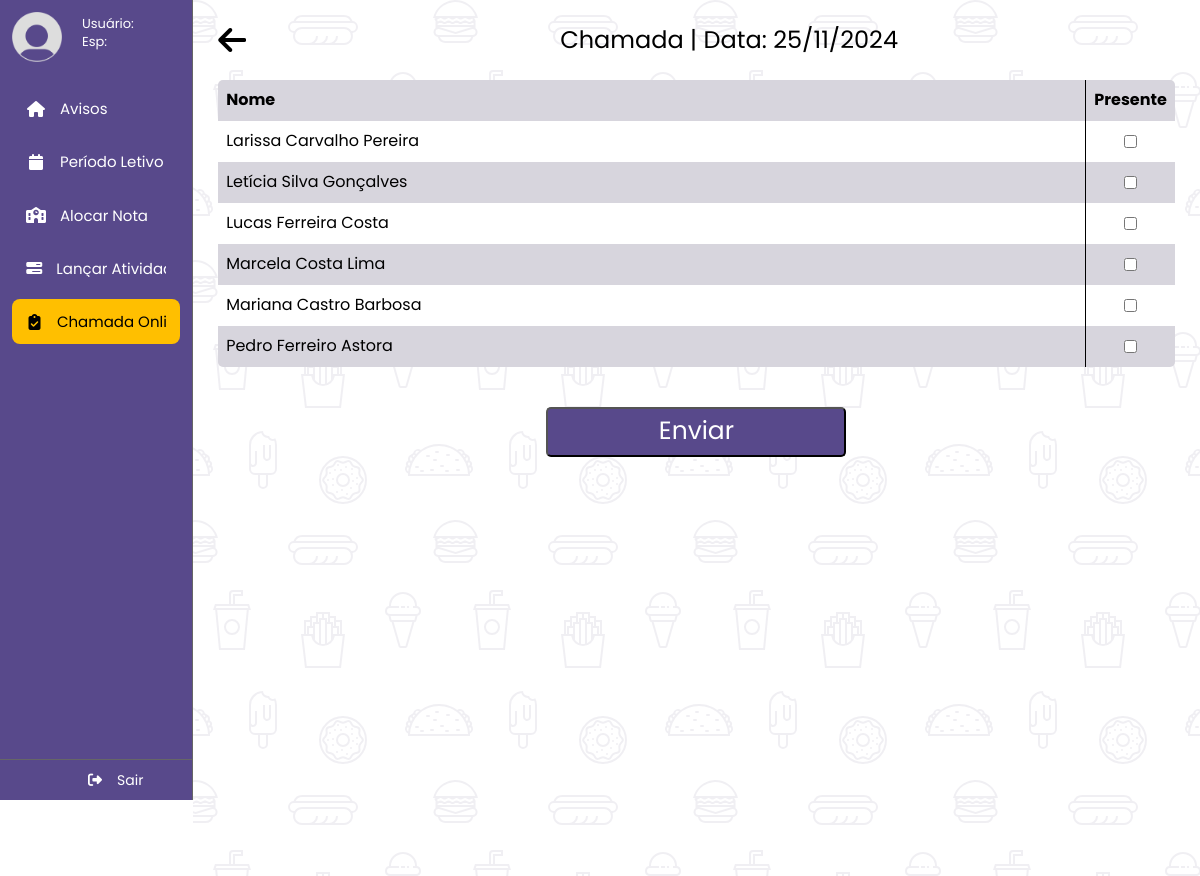
The app's page /professor/professor.php?pagina=professor-chamada-lista&turma=D4 with its own data.
### tables this page shows
CREATE TABLE `tb_usuarios` (
  `usuario` varchar(30) NOT NULL,
  `senha` varchar(30) NOT NULL,
  `divisao` varchar(10) NOT NULL,
  `nome` varchar(60) NOT NULL
);

### professor/professor-chamada-lista.php (the view, shortened to what this page needs)
<?php
  include "../database.php";
  $turma_chamada = $_GET["turma"];
  $sql = "SELECT * FROM tb_usuarios ORDER BY nome ASC";
  $result = mysqli_query($conn, $sql);
  $data_atual = date("d/m/Y");
?>
<head>
  <link rel="stylesheet" href="styles/professor-chamada-lista.css">
</head>
<main>
  <div class="main-content">
    <div class="topside-div">
      <div class="topside-content">
        <div class="chamada-botao">
          <a href="professor.php?pagina=professor-chamada">
            <i class="fa-solid fa-arrow-left"></i>
          </a>
        </div>
        <div class="chamada-titulo">
          <p><?php echo "Chamada | Data: {$data_atual}"; ?></p>
        </div>
      </div>
    </div>
    <div class="bottomside-div">
      <div class="table-div">
        <table>
          <tr>
            <th>Nome</th>
            <th class="td-input">Presente</th>
          </tr>
          <?php
            if (mysqli_num_rows($result) > 0)
            {
              while ($row = mysqli_fetch_assoc($result))
              {
                if ($row["divisao"] == "aluno")
                {
                  $aluno_sql = "SELECT * FROM tb_aluno WHERE usuario = '{$row["usuario"]}' AND turma = '{$turma_chamada}' ";
                  $aluno_result = mysqli_query($conn, $aluno_sql);
                  $aluno_row = mysqli_fetch_assoc($aluno_result);
                  if ($aluno_row["usuario"] == $row["usuario"])
                  {
                    echo
                    "
                      <tr>
                        <td class='td-nome'>{$row["nome"]}</td>
                        <td class='td-input'><input type='checkbox'/></td>
                      </tr>
                    ";
                  }
                }
              }
            }
          ?>
        </table>
        <div class="button-div">
          <a href="professor.php?pagina=professor-chamada">
            <button>
              Enviar
            </button>
          </a>
        </div>
      </div>
    </div>
  </div>
</main>

### styles/main.css (style rules this page uses)
body { display: flex; overflow: hidden; }
main { width: 100%; overflow: hidden; }

### styles/sidebar.css (style rules this page uses)
body { margin: 0; overflow: hidden; }

### professor/styles/professor-chamada-lista.css (style rules this page uses)
.main-content { display: flex; flex-direction: column; height: 100%; }
.main-content * { overflow: hidden; }
.topside-div { display: flex; justify-content: center; align-items: center; flex: 1; }
.topside-content { display: flex; width: 95%; height: 100%; }
.chamada-botao { display: flex; align-items: center; width: 70px; height: 100%; }
.chamada-botao a { display: flex; justify-content: center; align-items: center; text-decoration: none; }
.chamada-botao i { font-size: 32px; color: black; }
.chamada-titulo { display: flex; justify-content: center; align-items: center; width: 100%; }
.chamada-titulo p { font-size: 24px; }
.bottomside-div { display: flex; justify-content: center; flex: 10; }
.table-div { width: 95%; height: 800px; overflow: auto; }
.table-div table { font-family: arial, sans-serif; border-radius: 5px; border-collapse: collapse; width: 100%; }
.table-div td, th { text-align: left; padding: 8px; }
.td-nome { width: 95%; }
.td-input { display: flex; justify-content: center; align-items: center; height: 25px; border-left: 1px solid black; }
.table-div tr:nth-child(even) { background-color: white; }
.table-div tr:nth-child(odd) { background-color: rgb(215, 213, 221); }
.button-div { display: flex; justify-content: center; margin-top: 40px; margin-bottom: 15px; }
.button-div button { width: 300px; height: 50px; border-radius: 5px; background-color: #58498b; color: white; font-size: 25px; }

### records on screen
tb_usuarios: nome "Larissa Carvalho Pereira"
tb_usuarios: nome "Letícia Silva Gonçalves"
tb_usuarios: nome "Lucas Ferreira Costa"
tb_usuarios: nome "Marcela Costa Lima"
tb_usuarios: nome "Mariana Castro Barbosa"
tb_usuarios: nome "Pedro Ferreiro Astora"
